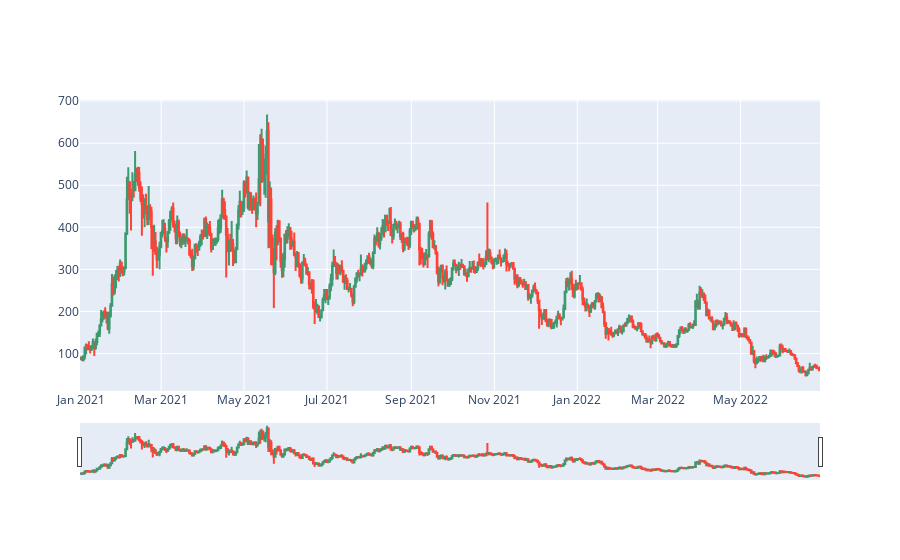

Notebook code cell kept with this figure:
### Code cell
import plotly.graph_objects as go

fig = go.Figure(data=[go.Candlestick(
        x=df['Data'],
        open=df['Open'],
        high=df['High'],
        low=df['Low'],
        close=df['Close']
    )])

fig.show()

### Figure 1 — Plotly figure (JSON) as saved in the notebook; plotly's stock layout.template omitted (floating-point values rounded to 4 significant figures; data arrays with more than 128 entries replaced by an {"elided": "..."} marker saying what was removed)
{"data": [{"close": {"elided": "544 float values"}, "high": {"elided": "544 float values"}, "low": {"elided": "544 float values"}, "open": {"elided": "544 float values"}, "type": "candlestick", "x": {"elided": "544 str values"}}], "layout": {}}
